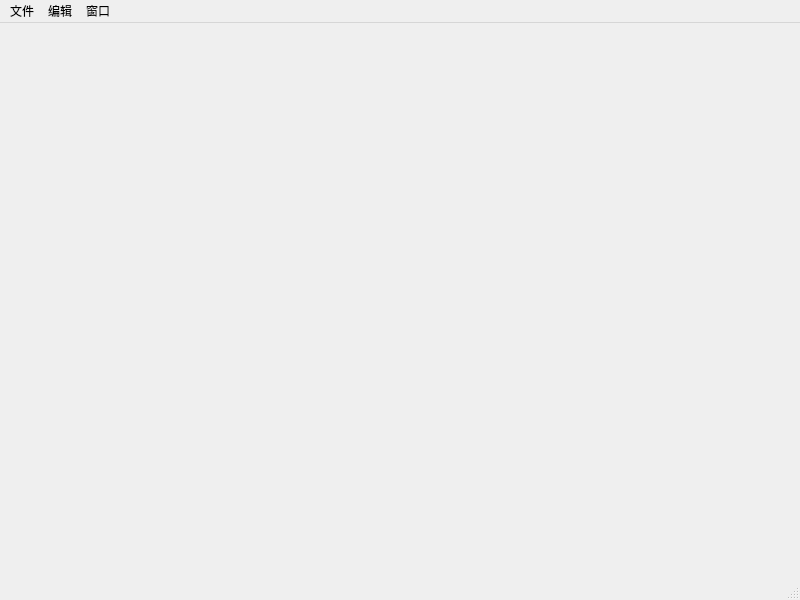
<?xml version="1.0" encoding="UTF-8"?>
<ui version="4.0">
 <class>flow_main</class>
 <widget class="QMainWindow" name="flow_main">
  <property name="geometry">
   <rect>
    <x>0</x>
    <y>0</y>
    <width>800</width>
    <height>600</height>
   </rect>
  </property>
  <property name="windowTitle">
   <string>MainWindow</string>
  </property>
  <widget class="QWidget" name="centralwidget"/>
  <widget class="QMenuBar" name="menubar">
   <property name="geometry">
    <rect>
     <x>0</x>
     <y>0</y>
     <width>800</width>
     <height>23</height>
    </rect>
   </property>
   <widget class="QMenu" name="menu_file">
    <property name="title">
     <string>文件</string>
    </property>
    <addaction name="action_file_new"/>
    <addaction name="action_file_open"/>
    <addaction name="action_file_save"/>
    <addaction name="action_file_save_other"/>
   </widget>
   <widget class="QMenu" name="menu_edit">
    <property name="title">
     <string>编辑</string>
    </property>
    <addaction name="action_zoom_in"/>
    <addaction name="action_zoom_out"/>
    <addaction name="action_back_out"/>
   </widget>
   <widget class="QMenu" name="menu_window">
    <property name="title">
     <string>窗口</string>
    </property>
    <addaction name="action_drawer"/>
   </widget>
   <addaction name="menu_file"/>
   <addaction name="menu_edit"/>
   <addaction name="menu_window"/>
  </widget>
  <widget class="QStatusBar" name="statusbar"/>
  <action name="action_file_new">
   <property name="icon">
    <iconset>
     <normaloff>image/filenew.png</normaloff>image/filenew.png</iconset>
   </property>
   <property name="text">
    <string>新建</string>
   </property>
   <property name="statusTip">
    <string>新建文件</string>
   </property>
  </action>
  <action name="action_file_open">
   <property name="icon">
    <iconset>
     <normaloff>image/fileopen.png</normaloff>image/fileopen.png</iconset>
   </property>
   <property name="text">
    <string>打开</string>
   </property>
   <property name="statusTip">
    <string>打开文件</string>
   </property>
  </action>
  <action name="action_file_save">
   <property name="icon">
    <iconset>
     <normaloff>image/filesave.png</normaloff>image/filesave.png</iconset>
   </property>
   <property name="text">
    <string>保存</string>
   </property>
   <property name="statusTip">
    <string>保存图片</string>
   </property>
  </action>
  <action name="action_file_save_other">
   <property name="icon">
    <iconset>
     <normaloff>image/filesave.png</normaloff>image/filesave.png</iconset>
   </property>
   <property name="text">
    <string>另存为</string>
   </property>
   <property name="statusTip">
    <string>另存为</string>
   </property>
  </action>
  <action name="action_zoom_in">
   <property name="icon">
    <iconset>
     <normaloff>image/放大.png</normaloff>image/放大.png</iconset>
   </property>
   <property name="text">
    <string>放大</string>
   </property>
   <property name="statusTip">
    <string>放大 图片</string>
   </property>
  </action>
  <action name="action_zoom_out">
   <property name="icon">
    <iconset>
     <normaloff>image/缩小.png</normaloff>image/缩小.png</iconset>
   </property>
   <property name="text">
    <string>缩小</string>
   </property>
   <property name="statusTip">
    <string>缩小图片</string>
   </property>
  </action>
  <action name="action_back_out">
   <property name="icon">
    <iconset>
     <normaloff>image/editundo.png</normaloff>image/editundo.png</iconset>
   </property>
   <property name="text">
    <string>撤销</string>
   </property>
   <property name="statusTip">
    <string>撤销操作</string>
   </property>
  </action>
  <action name="action_drawer">
   <property name="checkable">
    <bool>true</bool>
   </property>
   <property name="checked">
    <bool>true</bool>
   </property>
   <property name="text">
    <string>显示抽屉</string>
   </property>
  </action>
 </widget>
 <resources/>
 <connections/>
</ui>
